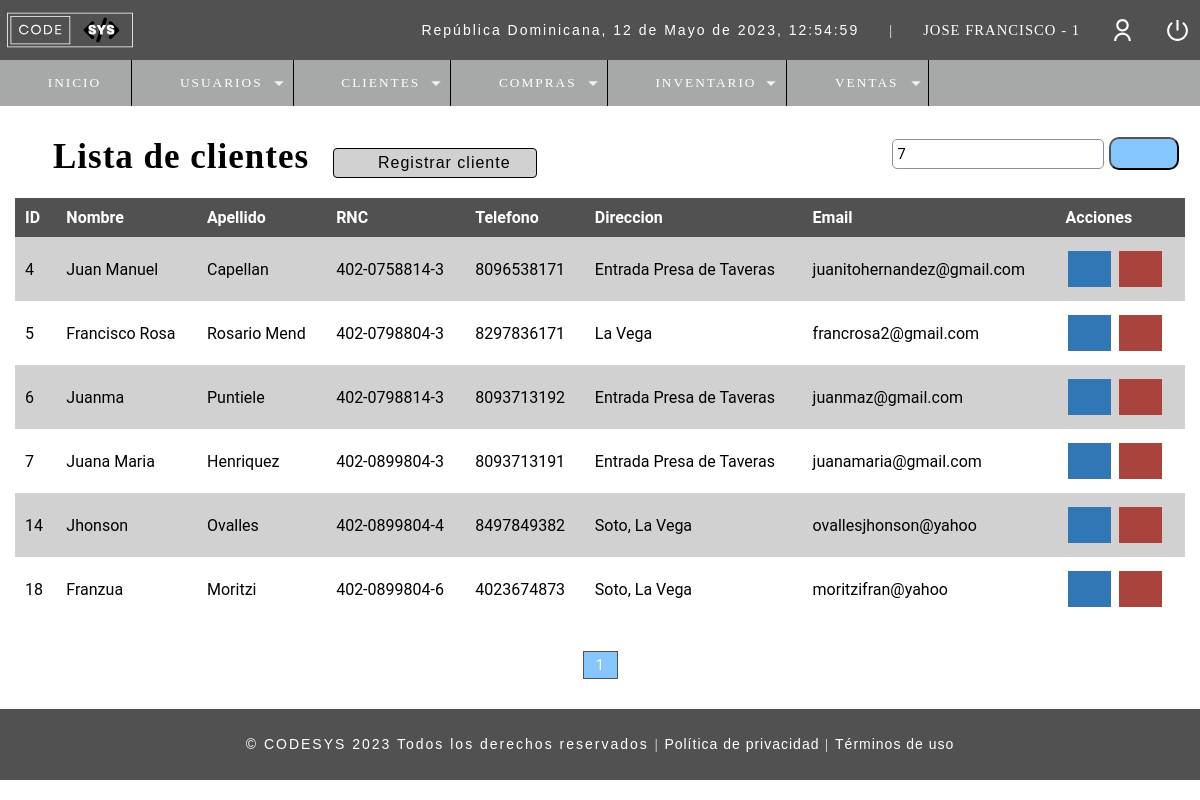
/buscar_clientes.php?busqueda=7 (signed in), run on the app's committed database.
### tables this page shows
CREATE TABLE `t_usuario` (
  `ID_Usuario` int(11) NOT NULL,
  `Nombre` varchar(50) DEFAULT NULL,
  `Email` varchar(100) DEFAULT NULL,
  `Usuario` varchar(15) DEFAULT NULL,
  `Pass` varchar(150) DEFAULT NULL,
  `Rol` int(11) DEFAULT NULL,
  `ID_Estado` int(10) DEFAULT NULL
);

CREATE TABLE `t_cliente` (
  `ID_Cliente` int(11) NOT NULL,
  `Nombre` varchar(50) DEFAULT NULL,
  `Apellido` varchar(50) NOT NULL,
  `RNC` varchar(50) NOT NULL,
  `Telefono` varchar(20) DEFAULT NULL,
  `Direccion` varchar(150) DEFAULT NULL,
  `Correo` varchar(50) NOT NULL,
  `ID_Estado` int(11) NOT NULL
);

### Include/functions.php (called while the page is built, shortened)
<?php
	function fechaActual(){
		$mes = array("","Enero",
		    "Febrero",
			"Marzo",
			"Abril",
			"Mayo",
			"Junio",
			"Julio",
			"Agosto",
			"Septiembre",
			"Octubre",
			"Noviembre",
			"Diciembre");
		return date('d')." de ". $mes[date('n')] . " de " . date('Y') . ", " . date('H:i:s');
	}
?>

### Controllers/u_buscarCe.controller.php (called while the page is built, shortened)
<?php
include("./Database/conn_backend.php");
if(isset($_GET['busqueda'])){
$busqueda = strtolower($_GET['busqueda']);
$sql_registers =  mysqli_query($conn, "SELECT COUNT(*) as total_registers FROM t_cliente
                                        WHERE
                                        ( ID_Cliente LIKE '%$busqueda%' OR
                                            Nombre LIKE '%$busqueda%' OR
                                            Apellido LIKE '%$busqueda%' OR
                                            RNC LIKE '%$busqueda%' OR
                                            Telefono LIKE '%$busqueda%' OR
                                            Direccion LIKE '%$busqueda%' OR
                                            Correo LIKE '%$busqueda%'
                                        )
                                        AND ID_Estado=1");
$result_registers = mysqli_fetch_array($sql_registers);
$total_registro = $result_registers['total_registers'];
$paginas = 10;
if(empty($_GET['pagina'])){
    $pagina = 1;
}else{
    $pagina = $_GET['pagina'];
}
$from = ($pagina - 1) * $paginas;
$total_pages = ceil($total_registro / $paginas);
$sql = "SELECT ce.ID_Cliente, ce.Nombre, ce.Apellido, ce.RNC, ce.Telefono, ce.Direccion, ce.Correo, e.Estado
            FROM t_cliente ce
            INNER JOIN t_estado e
            ON ce.ID_Estado = e.ID_Estado
            WHERE
            ( ce.ID_Cliente LIKE '%$busqueda%' OR
            ce.Nombre LIKE '%$busqueda%' OR
            ce.Apellido LIKE '%$busqueda%' OR
            ce.RNC LIKE '%$busqueda%' OR
            ce.Telefono LIKE '%$busqueda%' OR
            ce.Direccion LIKE '%$busqueda%' OR
            ce.Correo LIKE '%$busqueda%' OR
            e.ID_Estado LIKE '%$busqueda%'
            )
            AND e.ID_Estado = 1
            ORDER BY ce.ID_Cliente ASC
            LIMIT $from,$paginas";
$result = mysqli_query($conn, $sql);
}
?>

### buscar_clientes.php (the view)
<?php
    $busqueda = strtolower($_REQUEST['busqueda']);
        if(empty($busqueda)){
            header("location: r_clientes.php");
        }else{
            include_once("Include/plantilla_Cabeza.php");
            include("Controllers/u_buscarCe.controller.php");
            $usuario = $_SESSION['Usuario'];
            include("Database/conn_backend.php");
            $sql_get = mysqli_query($conn,
            "SELECT (u.Rol) as ID_Rol, (r.Rol) as Rol
                FROM t_usuario u
                INNER JOIN t_rol r
                ON u.Rol = r.ID_Rol WHERE Usuario='$usuario'");
            $idrol = 0;
            while($query_get = mysqli_fetch_array($sql_get)){
                $idrol = $query_get['ID_Rol'];
            }
        }
?>
<br>
<br>
<head>
    <link rel="stylesheet" href="css/style.css">
</head>
<section id="container">
    <div class="r_user">
	<h1><i class="fa-solid fa-users" style="color: #000;"></i> Lista de clientes</h1>
        <?php if($idrol != 2 && $idrol != 3){ ?>
    <a class="btn_new" href="c_clientes.php"><i class="fa-solid fa-user-plus" style="color: #3d3d3d;"></i> Registrar cliente</a>
        <?php } ?>
    <form method="GET" action="" class="form_search">
        <input type="text" name="busqueda" id="busqueda" placeholder="Buscar" value="<?php echo $busqueda;?>">
        <button type="submit" class="btn_search"><i class="fa-solid fa-magnifying-glass" style="color: #000000;"></i></button>
    </form>
    <div class="containerTableResponsive">
    <table>
        <thead class="table">
        <tr>
            <th>ID</th>
            <th>Nombre</th>
            <th>Apellido</th>
            <th>RNC</th>
            <th>Telefono</th>
            <th>Direccion</th>
            <th>Email</th>
            <th>Acciones</th>
        </tr>
        </thead>
        <tbody>
        <?php while($mostrar = mysqli_fetch_array($result)): ?>
        <tr>
            <td><?= $mostrar['ID_Cliente']; ?></td>
            <td><?= $mostrar['Nombre']; ?></td>
            <td><?= $mostrar['Apellido']; ?></td>
            <td><?= $mostrar['RNC']; ?></td>
            <td><?= $mostrar['Telefono']; ?></td>
            <td><?= $mostrar['Direccion']; ?></td>
            <td><?= $mostrar['Correo']; ?></td>
            <td>
                <?php if($idrol != 2){ ?>
                <a class="btn_edit" id="abrir_caja" href="u_clientes.php?id=<?php echo $mostrar['ID_Cliente'];?>" data-bs-toggle="modal" data-bs-target="#btn_editar" ><i class="fa-solid fa-pen-to-square"></i></a>
                    <?php if($idrol != 4 && $idrol != 3){ ?>
                <a class="btn_delete del_client" href="#" client="<?php echo $mostrar['ID_Cliente'];?>"><i class="fa-solid fa-trash"></i></a>
                    <?php }} ?>
            </td>
            <?php endwhile;?>
        </tr>
        </tbody>
    </table>
    </div>
    <?php if($total_registro != 0){?>
    <div class="paginador">
        <ul>
            <?php if($pagina != 1){ ?>
            <li><a href="?pagina=<?php echo 1; ?>"><i class="fa-sharp fa-solid fa-backward-step" style="color: #000000; height: 16px;"></i></a></li>
            <li><a href="?pagina=<?php echo $pagina-1; ?>"><i class="fa-sharp fa-solid fa-caret-left" style="color: #000000; height: 16px;"></i></a></li>
            <?php } for($i=1;$i<=$total_pages;$i++){
                if($i == $pagina){
                    echo '<li class="page_select">'.$i.'</a></li>';
                }else{
                echo '<li><a href="?pagina='.$i.'">'.$i.'</a></li>';
                }
            } if($pagina != $total_pages){ ?>
            <li><a href="?pagina=<?php echo $pagina + 1; ?>"><i class="fa-solid fa-caret-right" style="color: #000000; height: 16px;"></i></a></li>
            <li><a href="?pagina=<?php echo $total_pages?>"><i class="fa-sharp fa-solid fa-forward-step" style="color: #000000; height: 16px;"></i></a></li>
            <?php } ?>
        </ul>
    </div>
    <?php } ?>
    </div>
</section>
<?php include_once("Include/plantilla_pie.php");?>

### Include/plantilla_Cabeza.php (shortened to what this page needs)
<?php
	include("./Database/conn_backend.php");
	include("scripts.php");
	$usuario = $_SESSION['Usuario'];
	$sql = "SELECT * FROM t_usuario WHERE Usuario='$usuario'";
	$result = mysqli_query($conn, $sql);
?>
<!DOCTYPE html>
<html lang="en">
<head>
</head>
<body>
	<header>
		<div class="header">
			<h1><img class="imgHeader" src="assets\images\CODESYSLOGO.svg" alt="Logo de CODESYS" width="130px" height="100px" style="margin-top:2px; margin-left:-5px;"></h1>
			<div class="optionsBar">
				<p id="hora">República Dominicana, <?php echo fechaActual();?></p>
				<span>|</span>
				<?php while($mostrar = mysqli_fetch_array($result)){?>
				<span class="user"><?php echo $mostrar['Nombre'].' - '.$mostrar['Rol']?></span>
				<?php } ?>
				<img class="photouser" src="assets\images\user-line.svg" alt="Usuario">
				<a href="Include\Close_session.php"><img class="close" src="assets\images\shut-down-line.svg" alt="Salir del sistema" title="Salir"></a>
			</div>
		</div>
		<?php include("Include/navbar.php");?>
	</header>

### assets/css/style_plantillas.css (style rules this page uses)
* { margin:0; padding:0; box-sizing: border-box; text-decoration: none; font-family: 'Roboto', sans-serif; }
body { background: #fff; }
h1, h2, h3, h4, h5, h6 { font-family: 'arial'; font-weight: bold; letter-spacing: 1px; }
h1 { font-family: 'GothamBook'; font-size: 26px; }
p { font-family: 'arial'; letter-spacing: 2px; font-size: 14px; line-height: 20px; }
a { text-decoration: none; font-family: arial; letter-spacing: 1px; }
span { font-family: 'GothamBook'; letter-spacing: 1px; font-size: 14px; line-height: 20px; }
header { position: fixed; width: 100%; }
.header { color: #FFF; background: #525151; height: 60px; display: -webkit-flex; display: -moz-flex; display: -ms-flex; display: -o-flex; display: flex; justify-content: space-between; align-items: center; padding: 10px; }
.optionsBar { display: -webkit-flex; display: -moz-flex; display: -ms-flex; display: -o-flex; display: flex; justify-content: center; align-items: center; }
.optionsBar span { color: #FFF; font-size: 11pt; font-family: 'GothamBook'; text-transform: uppercase; margin-left: 30px; }
.photouser { margin-left: 30px; width: 25px; height: 25px; }
.close { width: 25px; height: 25px; }
.optionsBar a { display: -webkit-flex; display: -moz-flex; display: -ms-flex; display: -o-flex; display: flex; margin-left: 30px; }
#container { padding: 90px 15px 15px; }

### css/style.css (style rules this page uses)
* { margin:0; padding:0; box-sizing: border-box; text-decoration: none; font-family: 'Roboto', sans-serif; }
form { background-color: #fff; margin:auto; padding:20px 50px; border:1px solid #d1d1d1 }
input,select { margin: 5px; margin-left: 0.5px; display: block; width: 100%; font-size: 11pt; padding: 5px; border: 1px solid #85929e; border-radius: 5px; }
.r_user h1 { font-size: 35px; display: inline-block; }
.btn_new { background-color: #d1d1d1; color: #000; letter-spacing: 1px; cursor: pointer; display: inline-block; padding:5px 25px; border-radius: 4px; margin: 20px; border: 1px solid #000; }
table { border-collapse: collapse; font-size: 12pt; font-family: Arial, Helvetica, sans-serif; width: 100%; }
table th { text-align: left; padding:10px; background: #525151; color:#fff; }
table tr:nth-child(odd) { background-color: #d1d1d1; }
table tr:nth-child(even) { background-color: #fff; }
table td { padding:10px; }
.btn_edit { background-color: #3177b4; border: none; color: white; padding: 10px 15px; text-align: center; text-decoration: none; display: inline-block; font-size: 16px; margin: 4px 2px; cursor: pointer; }
.btn_delete { background-color: #aa423d; border: none; color: white; padding: 10px 15px; text-align: center; text-decoration: none; display: inline-block; font-size: 16px; margin: 4px 2px; cursor: pointer; }
.paginador ul { padding:15px; list-style: none; background-color: #fff; margin-top: 15px; display: flex; justify-content: center; }
.paginador a, .page_select { color:#000; border:1px solid #525151; padding:5px 5px; display:inline-block; font-size: 14px; text-align: center; width: 35px; }
.page_select { color:#fff; background-color: #86c6ff;; }
.form_search { display: flex; float: right; background-color: initial; padding:6px; border:none; width: 300px; }
.form_search .btn_search { background-color: #86c6ff; color:#000; padding:0px 20px; border-radius: 10px; cursor:pointer; width: 80px; height: 33px; margin-top: 3px; }
.type_fact, button, legend { color: white; padding: 5px 10px; border-radius: 0; font-size: 14px; }

### data on the page
t_usuario: Nombre "JOSE FRANCISCO", Rol "1"
t_cliente: ID_Cliente "4", Nombre "Juan Manuel", Apellido "Capellan", RNC "402-0758814-3", Telefono "8096538171", Direccion "Entrada Presa de Taveras", Correo "juanitohernandez@gmail.com"
t_cliente: ID_Cliente "5", Nombre "Francisco Rosa", Apellido "Rosario Mend", RNC "402-0798804-3", Telefono "8297836171", Direccion "La Vega", Correo "francrosa2@gmail.com"
t_cliente: ID_Cliente "6", Nombre "Juanma", Apellido "Puntiele", RNC "402-0798814-3", Telefono "8093713192", Direccion "Entrada Presa de Taveras", Correo "juanmaz@gmail.com"
t_cliente: ID_Cliente "7", Nombre "Juana Maria", Apellido "Henriquez", RNC "402-0899804-3", Telefono "8093713191", Direccion "Entrada Presa de Taveras", Correo "juanamaria@gmail.com"
t_cliente: ID_Cliente "14", Nombre "Jhonson", Apellido "Ovalles", RNC "402-0899804-4", Telefono "8497849382", Direccion "Soto, La Vega", Correo "ovallesjhonson@yahoo"
t_cliente: ID_Cliente "18", Nombre "Franzua", Apellido "Moritzi", RNC "402-0899804-6", Telefono "4023674873", Direccion "Soto, La Vega", Correo "moritzifran@yahoo"

### other printed values
fechaActual() "12 de Mayo de 2023, 12:54:59"
